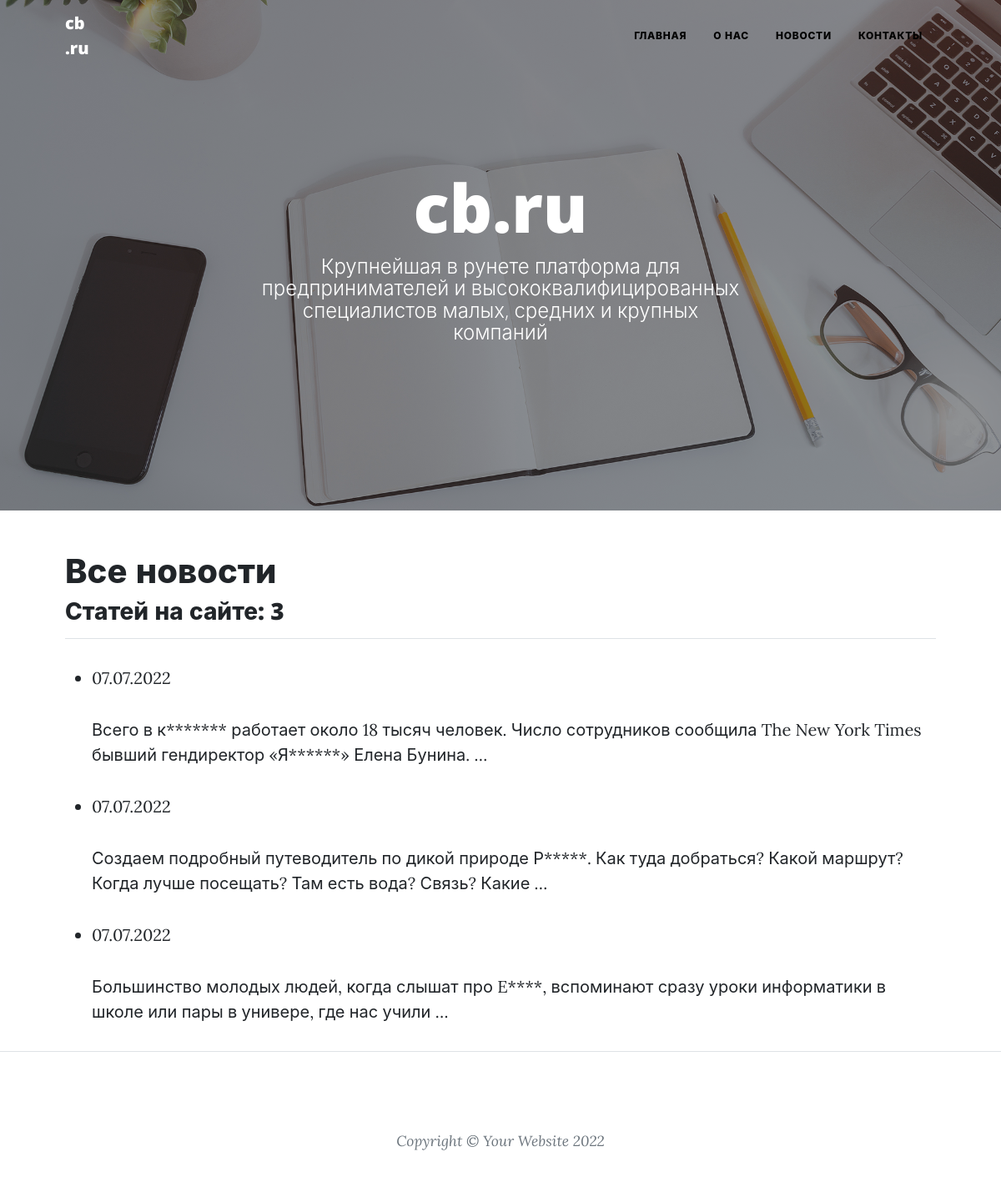
The page /news/ on the database as committed earlier.
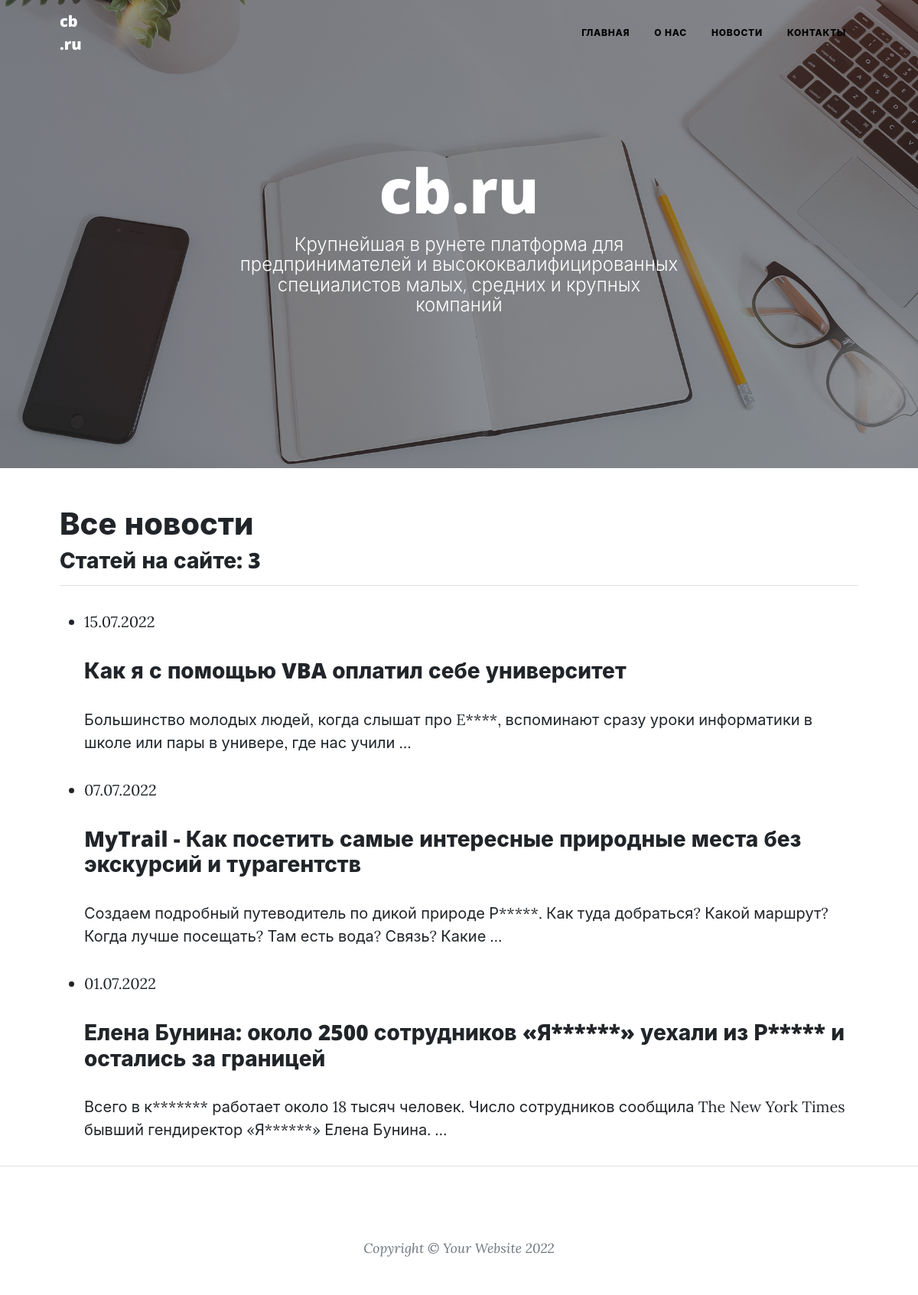
The same page on the database as committed later.
### News/models.py (models this page shows, shortened)
class Post(models.Model):
    news = 'NE'
    article = 'AR'
    TYPE_ITEM = [
        (news, 'Новости'),
        (article, 'Статья')
    ]
    author = models.ForeignKey('Author',
                               on_delete=models.CASCADE,
                               db_column='author',
                               related_name='posts')
    type = models.CharField(max_length=2,
                            choices=TYPE_ITEM,
                            default=news)
    date = models.DateField(auto_now_add=True, db_column='date')
    category = models.ManyToManyField('Category', through='PostCategory', db_column='category')
    title = models.CharField(default='', max_length=128, db_column='header')
    text = models.TextField(db_column='text')
    _post_rating = models.SmallIntegerField(default=0, db_column='rating')
    @property
    def post_rating(self):
        return self._post_rating
    def get_absolute_url(self):
        from django.urls import reverse
        return reverse('news', kwargs={'id': self.id})

### News/views.py (the view)
# urls.py: path('', NewsList.as_view(), name='news_list'),
class NewsList(ListView):
    model = Post
    ordering = '-date'
    template_name = 'news/news_list.html'
    context_object_name = 'news_list'
    paginate_by = 10

### News/templatetags/custom_filters.py (called while the page is built)
@register.filter(name='censor')
def censor(value: str, censored_words=CENSOR_WORD) -> str:
    for word in map(lambda x: x.lower(), censored_words):
        value = value.replace(word, f'{word[0]}{"*" * (len(word) - 1)}')
    for word in map(lambda x: x.capitalize(), censored_words):
        value = value.replace(word, f'{word[0]}{"*" * (len(word) - 1)}')
    return value

### templates/news/news_list.html (shortened to what this page needs)
{% extends 'flatpages/default.html' %}
{% load custom_filters %}
{% block content %}
    <h1>Все новости</h1>
    <h3>Статей на сайте: {{ news_list|length }}</h3>
    <hr>
    {% if news_list %}
        <ul>
            {% for news in news_list %}
            <li>
                <p>{{ news.date|date:'d.m.Y' }}</p>
                <h3><a href="{{ news.get_absolute_url }}">{{ news.title|censor }}</a></h3>
                <p>{{ news.text|truncatewords:20|censor }}</p>
            </li>
            {% endfor %}
        </ul>
    {% else %}
    <h2>Новостей нет.</h2>
    {% endif %}
{% endblock content %}

### templates/flatpages/default.html (shortened to what this page needs)
<!DOCTYPE html>
<html lang="ru">
    <head>
        {% load static %}
        <link href="{% static 'css/styles.css' %}" rel="stylesheet" />
    </head>
    <body>
        <nav class="navbar navbar-expand-lg navbar-light" id="mainNav">
            <div class="container px-4 px-lg-5">
                <a class="navbar-brand" href="index.html">cb<br>.ru</a>
                <div class="collapse navbar-collapse" id="navbarResponsive">
                    <ul class="navbar-nav ms-auto py-4 py-lg-0">
                        <li class="nav-item"><a class="nav-link px-lg-3 py-3 py-lg-4" href="/index/">Главная</a></li>
                        <li class="nav-item"><a class="nav-link px-lg-3 py-3 py-lg-4" href="/pages/">О нас</a></li>
                        <li class="nav-item"><a class="nav-link px-lg-3 py-3 py-lg-4" href="/news/">Новости</a></li>
                        <li class="nav-item"><a class="nav-link px-lg-3 py-3 py-lg-4" href="/contact/">Контакты</a></li>
                    </ul>
                </div>
            </div>
        </nav>
        <header class="masthead" style="background-image: url('{% static 'assets/img/home-bg.jpg' %}')">
            <div class="container position-relative px-4 px-lg-5">
                <div class="row gx-4 gx-lg-5 justify-content-center">
                    <div class="col-md-10 col-lg-8 col-xl-7">
                        <div class="site-heading">
                            <h1>cb.ru</h1>
                            <span class="subheading">Крупнейшая в рунете платформа для предпринимателей и высококвалифицированных специалистов малых, средних и крупных компаний</span>
                        </div>
                    </div>
                </div>
            </div>
        </header>
        <div class="container px-4 px-lg-5">
            {% block content %}
            {% endblock content %}
        </div>
        <footer class="border-top">
            <div class="container px-4 px-lg-5">
                <div class="row gx-4 gx-lg-5 justify-content-center">
                    <div class="col-md-10 col-lg-8 col-xl-7">
                        <ul class="list-inline text-center">
                        </ul>
                        <div class="small text-center text-muted fst-italic">Copyright &copy; Your Website 2022</div>
                    </div>
                </div>
            </div>
        </footer>
    </body>
</html>

Rows that differ between the two databases and show on the page:
changed Post: date "07.07.2022" → "15.07.2022"; title|censor (not shown) → "Как я с помощью VBA оплатил себе университет"; moves up the list
changed Post: title|censor (not shown) → "MyTrail - Как посетить самые интересные природные места без экскурсий и турагентств"; moves down the list
changed Post: date "07.07.2022" → "01.07.2022"; title|censor (not shown) → "Елена Бунина: около 2500 сотрудников «Я******» уехали из Р***** и остались за границей"
